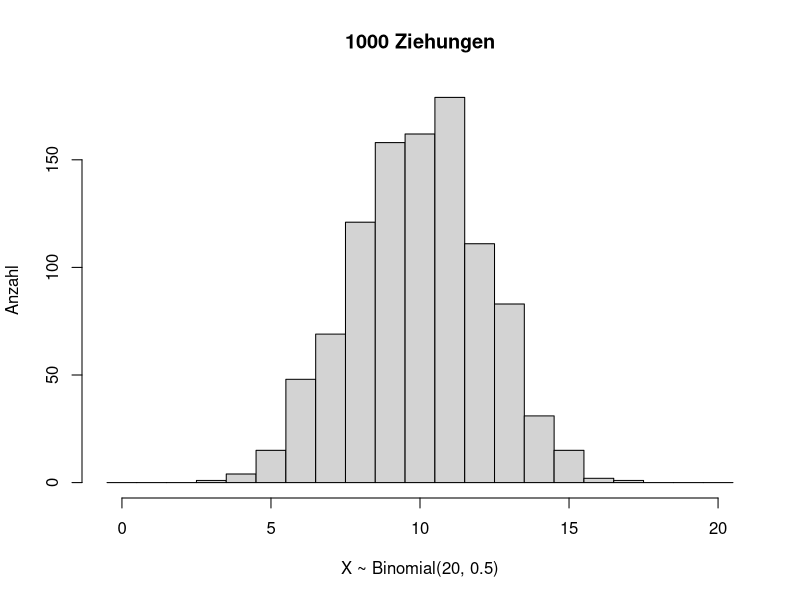
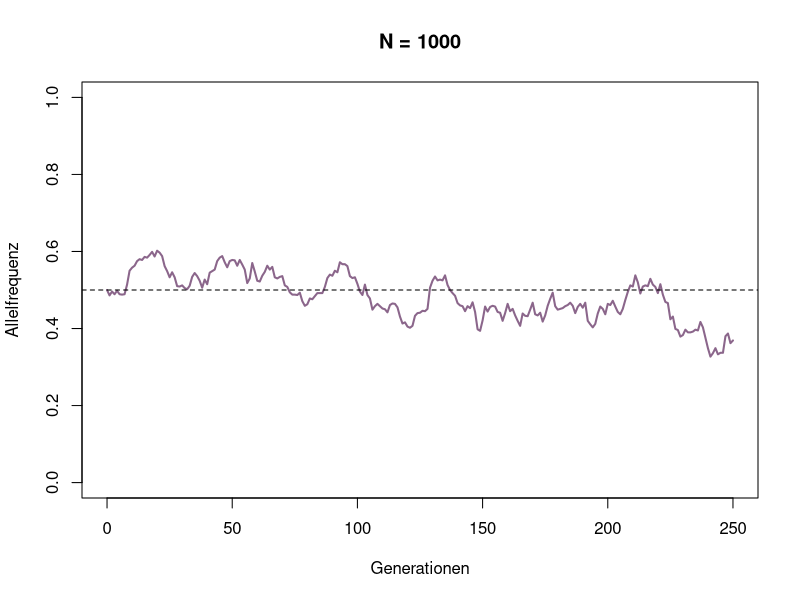
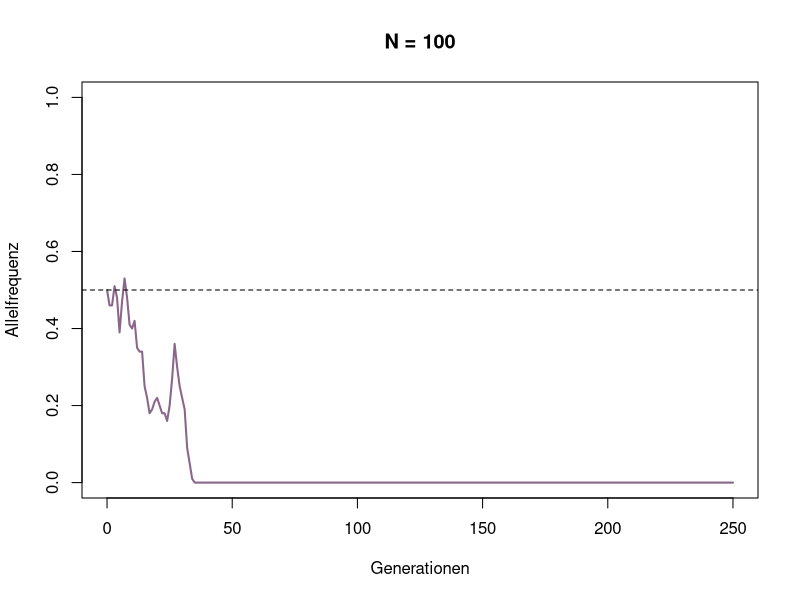
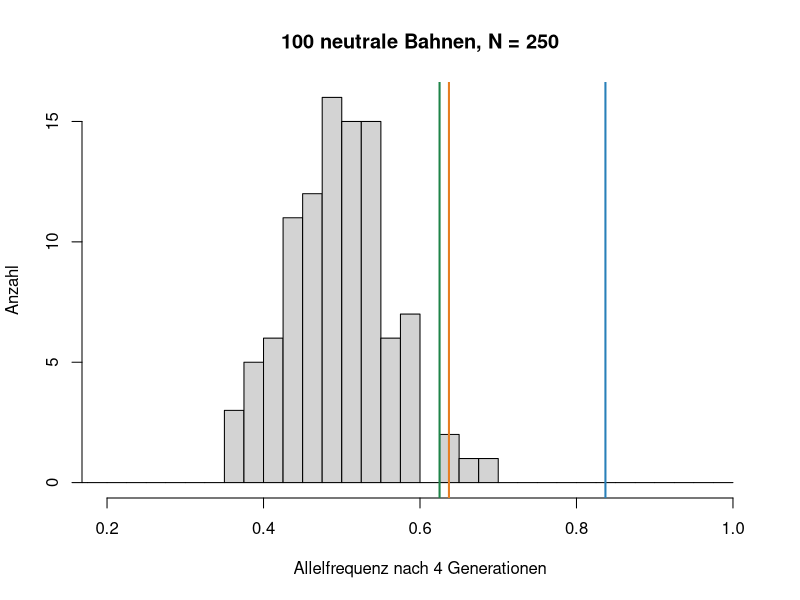
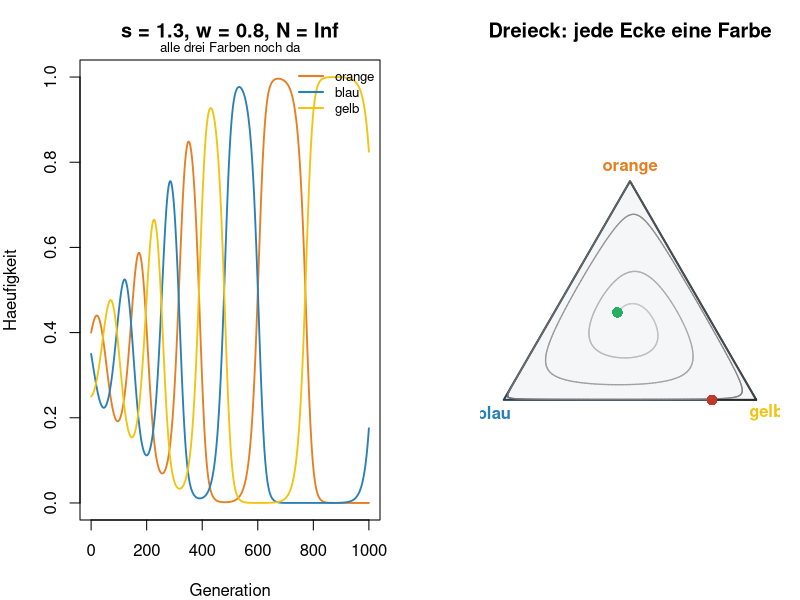
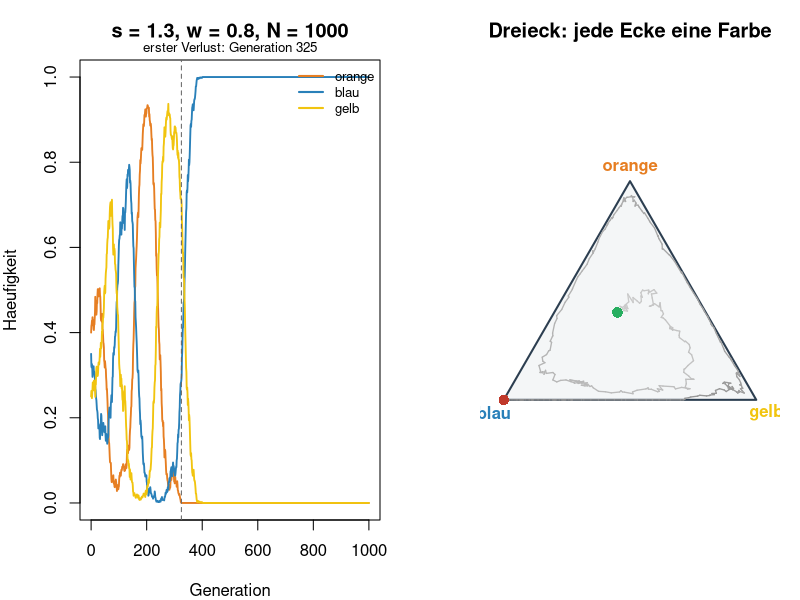
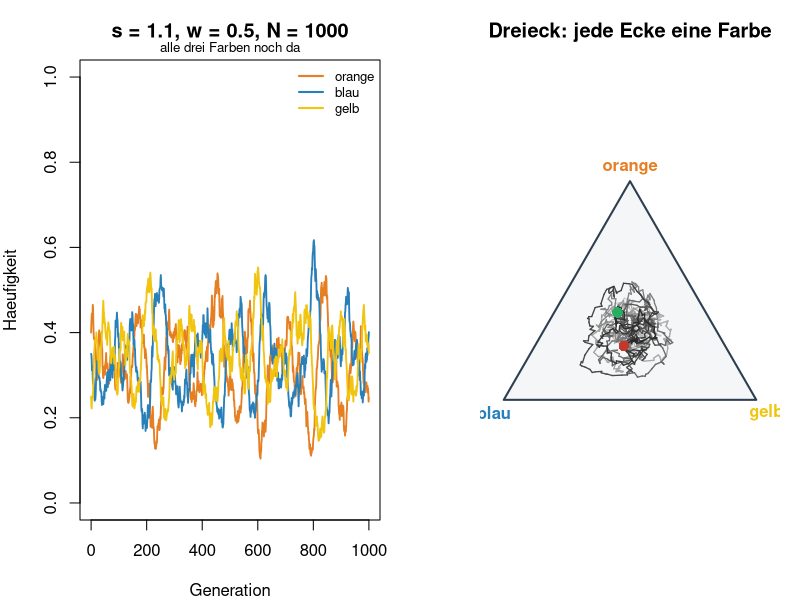

Generate these figures, in order, with R:
## ---- chunk 1
set.seed(2026)

x <- rbinom(1000, size = 20, prob = 0.5)
hist(x, breaks = 0:21 - 0.5,
     main = "1000 Ziehungen", xlab = "X ~ Binomial(20, 0.5)", ylab = "Anzahl")
## ---- chunk 2
WF_step <- function(p, N) {
  N_p <- rbinom(1, N, p)   # wie viele der N Individuen tragen das Allel?
  N_p / N
}
## ---- chunk 3
WF_step(p = 0.5, N = 1000)
## ---- chunk 4
simulateWF <- function(p_0, N, generationen = 250) {
  p <- numeric(generationen + 1)
  p[1] <- p_0
  for (t in seq_len(generationen)) {
    p[t + 1] <- WF_step(p[t], N)
  }
  data.frame(generation = 0:generationen, p = p)
}
## ---- chunk 5
#| fig-height: 4
#| fig-width: 7.5
p_0 <- 0.5   # bitte ändern

large_pop <- simulateWF(p_0, N = 1000)

plot(large_pop$generation, large_pop$p, type = "l", lwd = 2, col = "plum4",
     xlab = "Generationen", ylab = "Allelfrequenz", ylim = c(0, 1),
     main = "N = 1000")
abline(h = p_0, lwd = 1, lty = 2)
## ---- chunk 6
#| fig-height: 4
#| fig-width: 7.5
p_0 <- 0.5   # bitte ändern

small_pop <- simulateWF(p_0, N = 100)

plot(small_pop$generation, small_pop$p, type = "l", lwd = 2, col = "plum4",
     xlab = "Generationen", ylab = "Allelfrequenz", ylim = c(0, 1),
     main = "N = 100")
abline(h = p_0, lwd = 1, lty = 2)
## ---- chunk 7
#| fig-height: 4
#| fig-width: 7.5
N <- 250   # bitte ändern

set.seed(2026)
p_ende <- numeric(100)
for (i in 1:100) {
  bahn <- simulateWF(p_0 = 0.5, N = N, generationen = 4)
  p_ende[i] <- bahn$p[5]
}

hist(p_ende, breaks = seq(0, 1, by = 0.025), xlim = c(0.2, 1),
     main = paste("100 neutrale Bahnen, N =", N),
     xlab = "Allelfrequenz nach 4 Generationen", ylab = "Anzahl")
abline(v = c(0.637, 0.625, 0.837), lwd = 2,
       col = c("#e67e22", "#1e8449", "#2980b9"))   # Teich 2, 14, 7

sum(p_ende >= 0.62)   # wie viele Bahnen kommen so hoch wie die Teiche?
## ---- chunk 8
echsen_matrix <- function(s, w) {
  matrix(c(1, w, s,
           s, 1, w,
           w, s, 1), nrow = 3, byrow = TRUE)
}

# Eine Generation: erst Selektion (wie Woche 4), dann N Männchen ziehen
echsen_schritt <- function(p, A, N, r = 0.3) {
  W <- 2 - as.numeric(A %*% p)            # Fitness jeder Farbe
  W_mittel <- sum(p * W)
  p_sel <- p * (1 + r * (W - W_mittel))   # 1. Selektion
  p_sel <- p_sel / sum(p_sel)
  if (is.infinite(N)) return(p_sel)       # N = Inf: kein Zufall
  as.numeric(rmultinom(1, size = N, prob = p_sel)) / N   # 2. Ziehung
}

# Viele Generationen hintereinander
echsen_lauf <- function(s, w, N, generationen = 1000, p0 = c(0.4, 0.35, 0.25)) {
  A <- echsen_matrix(s, w)
  p <- matrix(NA, nrow = generationen + 1, ncol = 3)
  p[1, ] <- p0
  for (t in 1:generationen) p[t + 1, ] <- echsen_schritt(p[t, ], A, N)
  p
}
## ---- chunk 9
#| code-fold: true
#| code-summary: "Abbildungen (nicht verändern)"
farben3 <- c("#e67e22", "#2980b9", "#f1c40f")

erster_verlust <- function(p) {
  i <- which(apply(p, 1, min) == 0)
  if (length(i)) i[1] - 1 else NA
}

zeige_echsen <- function(s, w, N, generationen = 1000) {
  p <- echsen_lauf(s, w, N, generationen)
  verlust <- erster_verlust(p)
  par(mfrow = c(1, 2), mar = c(4, 4, 3, 1))
  matplot(0:generationen, p, type = "l", lty = 1, lwd = 1.8, col = farben3, ylim = c(0, 1),
          xlab = "Generation", ylab = "Haeufigkeit",
          main = paste0("s = ", s, ", w = ", w, ", N = ", N))
  if (!is.na(verlust)) {
    abline(v = verlust, lty = 2, col = "grey40")
    mtext(paste("erster Verlust: Generation", verlust), side = 3, line = 0.2, cex = 0.8)
  } else {
    mtext("alle drei Farben noch da", side = 3, line = 0.2, cex = 0.8)
  }
  legend("topright", c("orange", "blau", "gelb"), col = farben3, lwd = 2, bty = "n", cex = 0.8)
  # Dreieck: jede Ecke eine Farbe, der Punkt ist die Mischung
  ecke <- rbind(c(0.5, sqrt(3) / 2), c(0, 0), c(1, 0))
  xy <- p %*% ecke
  plot(NA, xlim = c(-0.05, 1.05), ylim = c(-0.08, 0.95), asp = 1, axes = FALSE,
       xlab = "", ylab = "", main = "Dreieck: jede Ecke eine Farbe")
  polygon(ecke, col = "#f4f6f7", border = "#2c3e50", lwd = 2)
  zeit <- seq(0, 1, length.out = nrow(xy))
  segments(xy[-nrow(xy), 1], xy[-nrow(xy), 2], xy[-1, 1], xy[-1, 2],
           col = grey(0.8 - 0.65 * zeit[-1]), lwd = 1.3)
  points(xy[1, 1], xy[1, 2], pch = 16, col = "#27ae60", cex = 1.4)
  points(xy[nrow(xy), 1], xy[nrow(xy), 2], pch = 16, col = "#c0392b", cex = 1.4)
  text(ecke[, 1] + c(0, -0.04, 0.04), ecke[, 2] + c(0.05, -0.05, -0.05),
       c("orange", "blau", "gelb"), col = farben3, font = 2)
  par(mfrow = c(1, 1))
  invisible(p)
}

zeit_bis_verlust <- function(s, w, N, wiederholungen = 20, generationen = 3000) {
  t <- replicate(wiederholungen, erster_verlust(echsen_lauf(s, w, N, generationen)))
  c(verloren = sum(!is.na(t)), median_generation = median(t, na.rm = TRUE))
}
## ---- chunk 10
#| fig-height: 4.2
#| fig-width: 10
zeige_echsen(s = 1.3, w = 0.8, N = Inf)
## ---- chunk 11
#| fig-height: 4.2
#| fig-width: 10
zeige_echsen(s = 1.3, w = 0.8, N = 1000)   # bitte mehrmals ausführen, dann N ändern
## ---- chunk 12
set.seed(1)
zeit_bis_verlust(s = 1.3, w = 0.8, N = 1000)   # bitte N ändern
## ---- chunk 13
#| fig-height: 4.2
#| fig-width: 10
zeige_echsen(s = 1.1, w = 0.5, N = 1000)
## ---- chunk 14
set.seed(1)
zeit_bis_verlust(s = 1.1, w = 0.5, N = 1000)   # bitte N ändern
